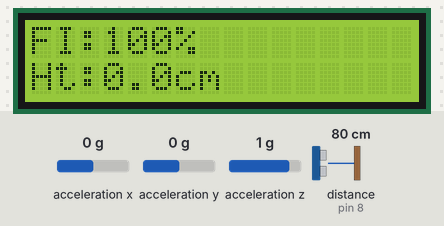
A sketch run on a simulated Arduino Uno, built with avr-gcc and run on an emulated ATmega328P. Parts: 16×2 character LCD. Wiring (inferred from the names in the program): ultrasonic range finder: trigger pin 9; echo pin 8; MPU-6050 motion sensor at I2C address 0x68. Inputs (shaded band) come from the test bench; at power-on: distance to the obstacle (sensor on pin 8) 80 cm, acceleration x 0 g, acceleration y 0 g, acceleration z 1 g. The echo pulse lasts 58.3 µs per cm; what the sketch prints to the serial monitor is not drawn.

Above: at 7.03 s.
7.7 s: distance to the obstacle (sensor on pin 8) set to 2 cm
At 7.83 s:
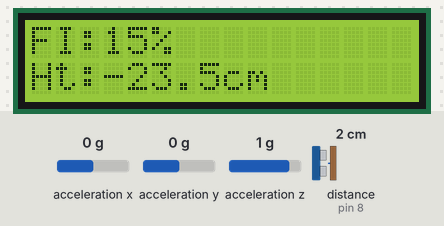
9.2 s: distance to the obstacle (sensor on pin 8) set to 250 cm
At 9.34 s:
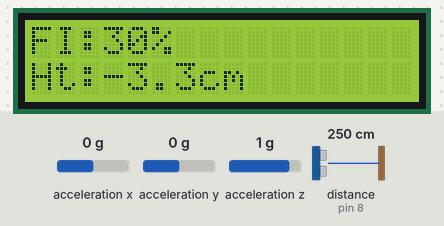
10.7 s: acceleration x set to -1.4 g
At 11.29 s:
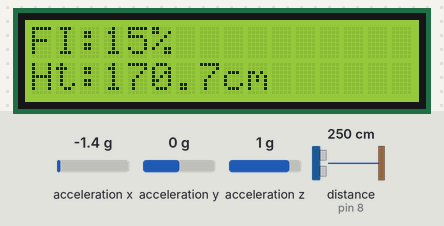
12.8 s: acceleration x set to 0 g
At 14.39 s:
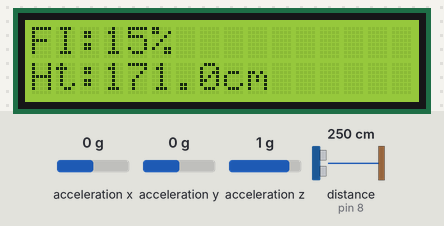
15.4 s: distance to the obstacle (sensor on pin 8) set to 4 cm
At 17.74 s:
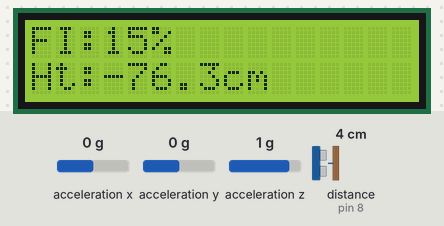

Measured:
- after the input at 7.7 s, the display: changes after 0.08 s (image 1)
- after the input at 12.8 s, the display: changes after 1.2 s (image 4)

The sketch:

Arduino_Code.ino
```cpp
#include <Wire.h>
#include <LiquidCrystal_I2C.h>
#include <math.h>

// ================= LCD SETUP =================
LiquidCrystal_I2C lcd(0x27, 16, 2);  // Change 0x27 to 0x3F if needed

// ================= MPU6050 SETUP =================
const int MPU_ADDR = 0x68;  // I2C address

int16_t accX, accY, accZ;

// Calibration offsets
float pitch_offset = 0.0;
float height_offset_cm = 0.0;

// Filtered (smoothed) values
float pitch_filt = 0.0;
float height_filt = 0.0;

// ================= ULTRASONIC SETUP =================
const int trigPin = 9;
const int echoPin = 8;

// ================= TIMING =================
const unsigned long SAMPLE_INTERVAL_MS = 100;  // 10 samples per second
unsigned long lastSampleTime = 0;
unsigned long startTime = 0;

// ================= FI PARAMETERS =================
// These are chosen so that:
// - On flat surface, even when moving smoothly, FI ≈ 100
// - Small obstacle gives a noticeable drop, but not all the way to 0

// Tolerance around flat after calibration
const float PITCH_FLAT_TOL_DEG = 2.0;   // degrees
const float HEIGHT_FLAT_TOL_CM = 0.4;   // cm

// Weights: how strongly pitch/height affect unevenness
const float W_PITCH  = 1.0;
const float W_HEIGHT = 4.0;  // height is more important

// Scale factor that converts unevenness score into FI drop
const float FI_DROP_SCALE = 6.0;

// Minimum FI (never show 0 unless it's a huge obstacle)
const float FI_MIN = 15.0;

// Smoothing factor for pitch/height (0..1), higher = more responsive, lower = smoother
const float FILTER_ALPHA = 0.3;

// ================ FUNCTIONS =================

void mpuWriteByte(uint8_t reg, uint8_t data) {
  Wire.beginTransmission(MPU_ADDR);
  Wire.write(reg);
  Wire.write(data);
  Wire.endTransmission(true);
}

void readMPU() {
  Wire.beginTransmission(MPU_ADDR);
  Wire.write(0x3B); // ACCEL_XOUT_H
  Wire.endTransmission(false);
  Wire.requestFrom(MPU_ADDR, 6, true);

  accX = (Wire.read() << 8) | Wire.read();
  accY = (Wire.read() << 8) | Wire.read();
  accZ = (Wire.read() << 8) | Wire.read();
}

float computePitchDeg() {
  float ax = accX;
  float ay = accY;
  float az = accZ;

  float pitch_rad = atan2(ax, sqrt(ay * ay + az * az));
  float pitch_deg = pitch_rad * 180.0 / PI;
  return pitch_deg;
}

float readUltrasonic_cm() {
  digitalWrite(trigPin, LOW);
  delayMicroseconds(2);
  digitalWrite(trigPin, HIGH);
  delayMicroseconds(10);
  digitalWrite(trigPin, LOW);

  long duration = pulseIn(echoPin, HIGH, 30000UL); // 30 ms timeout
  if (duration == 0) {
    return -1.0;
  }

  float distance_cm = duration / 58.0;
  return distance_cm;
}

// ================= SETUP =================
void setup() {
  Serial.begin(115200);
  Wire.begin();

  // Wake up MPU6050
  mpuWriteByte(0x6B, 0x00); // PWR_MGMT_1 = 0

  pinMode(trigPin, OUTPUT);
  pinMode(echoPin, INPUT);

  lcd.init();
  lcd.backlight();
  lcd.clear();
  lcd.setCursor(0, 0);
  lcd.print("Flatness Rover");
  lcd.setCursor(0, 1);
  lcd.print("Calibrating...");

  // Calibration on flat surface (no motion)
  const int CAL_SAMPLES = 50; // ~5 seconds
  float pitchSum = 0.0;
  float heightSum = 0.0;
  int validCount = 0;

  for (int i = 0; i < CAL_SAMPLES; i++) {
    readMPU();
    float pitch = computePitchDeg();
    float h = readUltrasonic_cm();

    if (h > 0 && h < 300) {
      pitchSum += pitch;
      heightSum += h;
      validCount++;
    }
    delay(SAMPLE_INTERVAL_MS);
  }

  if (validCount > 0) {
    pitch_offset = pitchSum / validCount;
    height_offset_cm = heightSum / validCount;
  } else {
    pitch_offset = 0.0;
    height_offset_cm = 0.0;
  }

  // Initialize filters at zero deviation
  pitch_filt = 0.0;
  height_filt = 0.0;

  lcd.clear();
  lcd.setCursor(0, 0);
  lcd.print("Calib done");
  lcd.setCursor(0, 1);
  lcd.print("Ready to push");

  delay(1000);

  lcd.clear();
  lcd.setCursor(0, 0);
  lcd.print("FI: ");
  lcd.setCursor(0, 1);
  lcd.print("Ht:");

  lastSampleTime = millis();
  startTime = millis();

  Serial.println("time_ms,pitch_deg,height_cm,FI_percent");
}

// ================= LOOP =================
void loop() {
  unsigned long now = millis();
  if (now - lastSampleTime >= SAMPLE_INTERVAL_MS) {
    lastSampleTime = now;
    unsigned long time_ms = now - startTime;

    // --- Read sensors ---
    readMPU();
    float pitch_raw = computePitchDeg();
    float height_raw_cm = readUltrasonic_cm();

    if (height_raw_cm <= 0 || height_raw_cm > 300) {
      // invalid ultrasonic reading, skip this cycle
      return;
    }

    // Deviation from calibrated flat baseline
    float pitch_dev = pitch_raw - pitch_offset;
    float height_dev = height_raw_cm - height_offset_cm;

    // Low-pass filter to remove vibration and spikes
    pitch_filt  = pitch_filt  + FILTER_ALPHA * (pitch_dev  - pitch_filt);
    height_filt = height_filt + FILTER_ALPHA * (height_dev - height_filt);

    float absP = fabs(pitch_filt);
    float absH = fabs(height_filt);

    float FI_percent = 100.0;

    // 1) If within flat tolerances -> always show 100%
    if (absP <= PITCH_FLAT_TOL_DEG && absH <= HEIGHT_FLAT_TOL_CM) {
      FI_percent = 100.0;
    } else {
      // 2) Compute "uneven score" only from the amount above the tolerances
      float excessP = absP - PITCH_FLAT_TOL_DEG;
      if (excessP < 0) excessP = 0;

      float excessH = absH - HEIGHT_FLAT_TOL_CM;
      if (excessH < 0) excessH = 0;

      float score = W_PITCH * excessP + W_HEIGHT * excessH;

      float drop = score * FI_DROP_SCALE;
      if (drop > 100.0) drop = 100.0;

      FI_percent = 100.0 - drop;
      if (FI_percent < FI_MIN) FI_percent = FI_MIN;  // don't go all the way to 0
    }

    // --- Send CSV line over Serial ---
    Serial.print(time_ms);
    Serial.print(",");
    Serial.print(pitch_filt, 3);   // log filtered pitch deviation
    Serial.print(",");
    Serial.print(height_filt, 3);  // log filtered height deviation
    Serial.print(",");
    Serial.println(FI_percent, 2);

    // --- Update LCD ---
    lcd.setCursor(0, 0);
    lcd.print("FI:");
    lcd.setCursor(3, 0);
    lcd.print("      ");
    lcd.setCursor(3, 0);
    lcd.print(FI_percent, 0);
    lcd.print("%");

    lcd.setCursor(0, 1);
    lcd.print("Ht:");
    lcd.setCursor(3, 1);
    lcd.print("       ");
    lcd.setCursor(3, 1);
    lcd.print(height_filt, 1);
    lcd.print("cm");
  }
}
```
